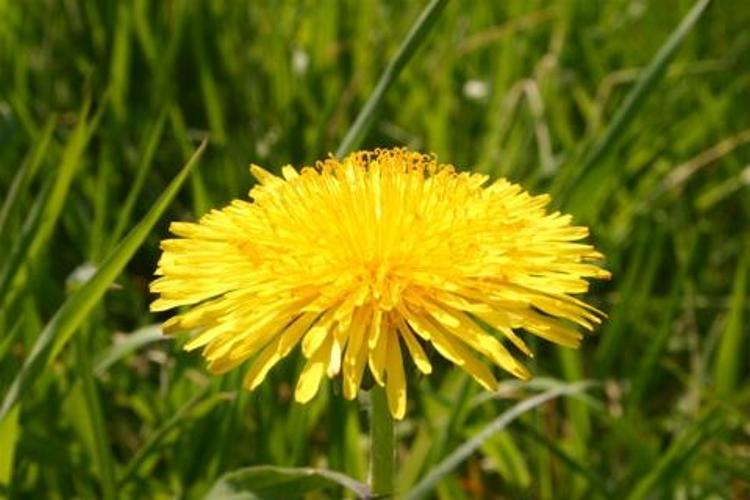
#> input picture 17_Categori_Flawors/data/bluebell/12.jpg, 750 x 500 px, given in place of 1.jpg, which was not available
$ jupyter execute --allow-errors 'Feature_Reduce_Train(Catboost).ipynb'   (older library calls are emulated)
#> lines starting #> are read from the running program, lines starting #| are printed output that depends on the picture; pictures that were not available may be replaced by others from this repository, and a replacement may not be noted
#> further down, image is the input picture: shape (500, 750, 3); mean B, G, R 14.5, 112.2, 106.1
#> `image = cv2.resize(image, (500, 500))`:
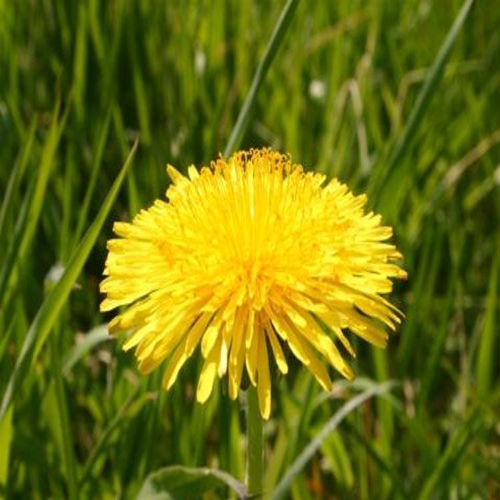
#> image: shape (500, 500, 3); mean B, G, R 14.6, 112.3, 106.3
#> `image_hsv = cv2.cvtColor(image, cv2.COLOR_BGR2HSV)`: image_hsv: shape (500, 500, 3); mean H, S, V 34.2, 227.8, 119
#> `histogram_features = hist.flatten()`: histogram_features = 512 values, max 0.595 at index 17, min 0 at index 3, mean 0.00651
#> `image_gray = cv2.cvtColor(image, cv2.COLOR_BGR2GRAY)`:
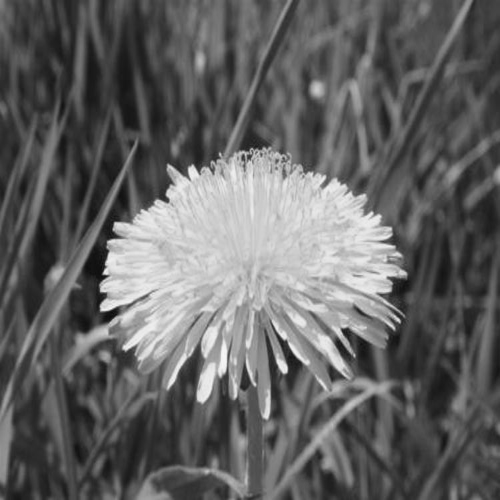
#> image_gray: shape (500, 500); min 10, max 247, mean 99.4
#> `hue_features = cv2.HuMoments(cv2.moments(image_gray)).flatten()`: hue_features = [0.00134, 4.43e-09, 1.08e-11, 2.42e-12, -2.69e-25, 3.19e-17, 1.23e-23]
[cell 1]
from sklearn.preprocessing import LabelEncoder, MinMaxScaler
import numpy as np
import pandas as pd
import cv2
import os
import h5py
import mahotas
import pickle

[cell 2]
labels = os.listdir('data/')
len(labels)

[cell 3]
x = [] ## For X
y = [] ## For Label
#> (the rest of this cell did not finish here and is left out)

$ run again, on 17_Categori_Flawors/data/buttercup/25.jpg
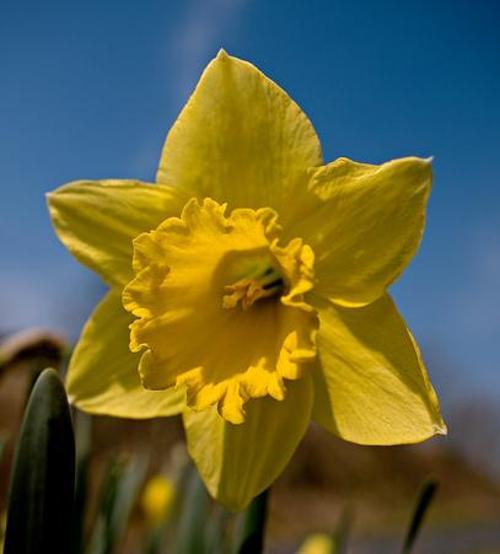
#> input picture 17_Categori_Flawors/data/buttercup/25.jpg, 500 x 554 px, given in place of 1.jpg, which was not available
#> image is the input picture: shape (554, 500, 3); mean B, G, R 64.6, 98.9, 96.6
#> `image = cv2.resize(image, (500, 500))`:
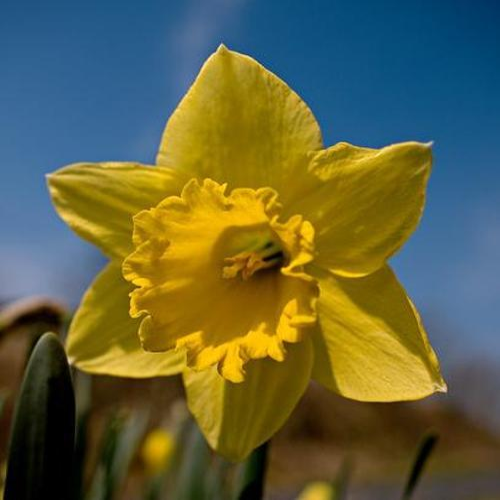
#> image: shape (500, 500, 3); mean B, G, R 64.6, 98.8, 96.5
#> image_hsv: shape (500, 500, 3); mean H, S, V 54.7, 194.4, 131.5
#> histogram_features = 512 values, max 0.496 at index 28, min 0 at index 3, mean 0.00906
#> `image_gray = cv2.cvtColor(image, cv2.COLOR_BGR2GRAY)`:
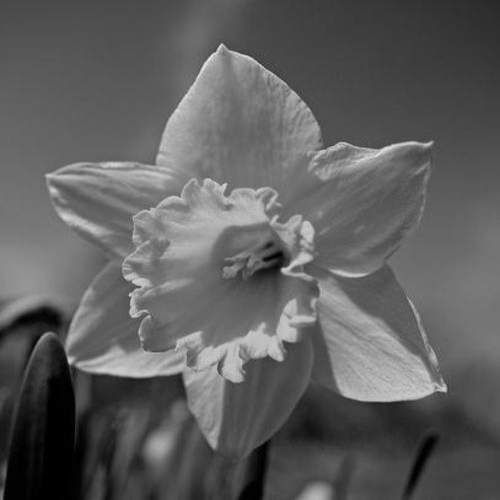
#> image_gray: shape (500, 500); min 0, max 235, mean 94.2
#> hue_features = [0.0015, 4.72e-08, 7.46e-12, 3.61e-12, -1.86e-23, 6.66e-16, -2.42e-24]

$ run again, on 17_Categori_Flawors/data/buttercup/29.jpg
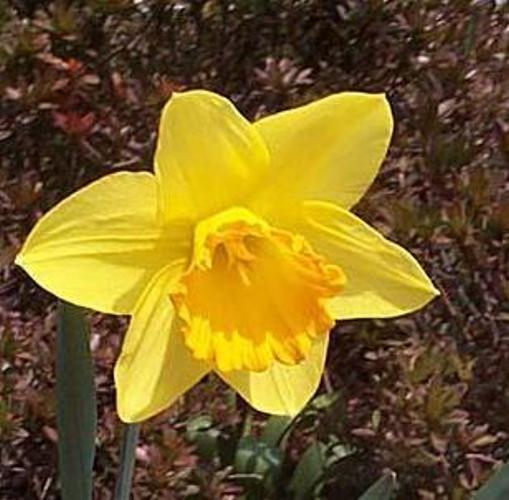
#> input picture 17_Categori_Flawors/data/buttercup/29.jpg, 509 x 500 px, given in place of 1.jpg, which was not available
#> image is the input picture: shape (500, 509, 3); mean B, G, R 37.3, 96.1, 120.3
#> image: shape (500, 500, 3)
#> image_hsv: shape (500, 500, 3); mean H, S, V 19.5, 160.5, 120.5
#> histogram_features = 512 values, max 0.611 at index 1, min 0 at index 4, mean 0.0078
#> `image_gray = cv2.cvtColor(image, cv2.COLOR_BGR2GRAY)`:
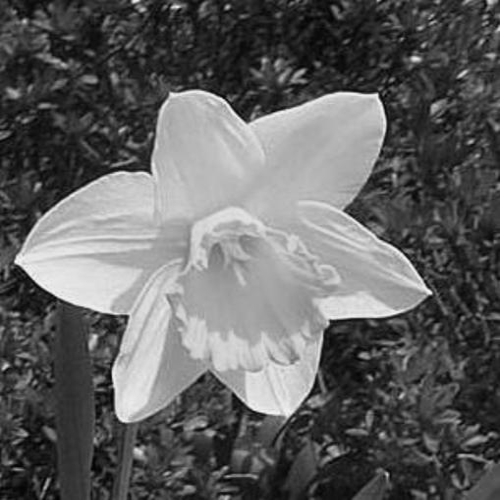
#> image_gray: shape (500, 500); min 2, max 248, mean 96.6
#> hue_features = [0.00124, 6.84e-09, 4.71e-12, 1.09e-11, -4.25e-23, 8.66e-16, -6.59e-23]

$ run again, on 17_Categori_Flawors/data/colts foot/10.jpg
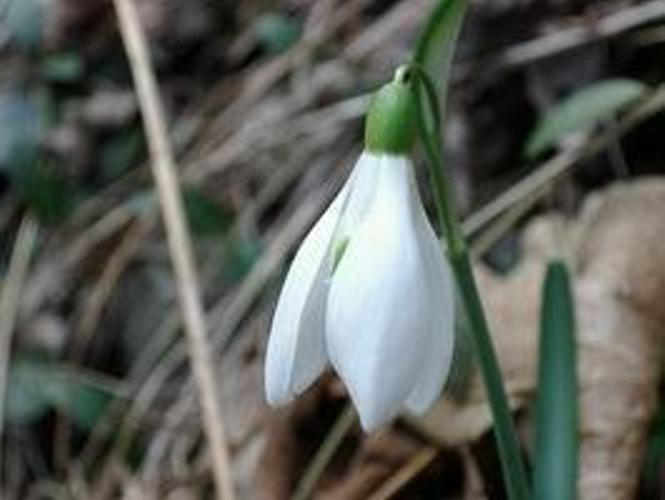
#> input picture 17_Categori_Flawors/data/colts foot/10.jpg, 665 x 500 px, given in place of 1.jpg, which was not available
#> image is the input picture: shape (500, 665, 3); mean B, G, R 89, 95.6, 92
#> `image = cv2.resize(image, (500, 500))`:
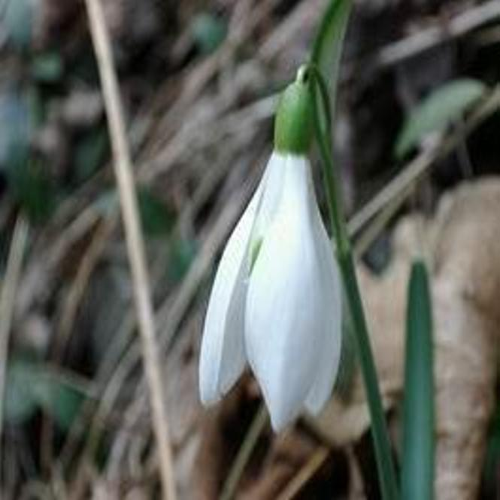
#> image: shape (500, 500, 3); mean B, G, R 89, 95.6, 92
#> image_hsv: shape (500, 500, 3); mean H, S, V 47.6, 49.6, 99.6
#> histogram_features = 512 values, max 0.501 at index 73, min 0 at index 2, mean 0.00765
#> `image_gray = cv2.cvtColor(image, cv2.COLOR_BGR2GRAY)`:
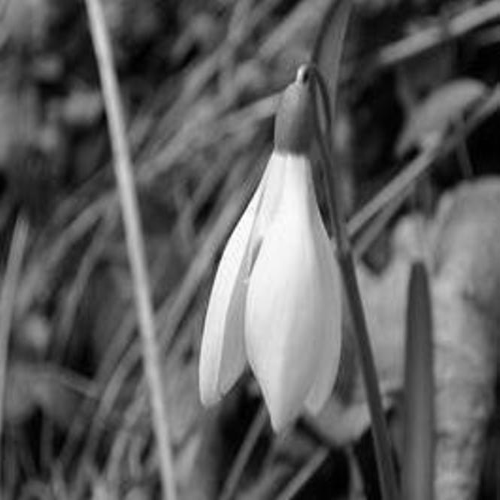
#> image_gray: shape (500, 500); min 0, max 255, mean 93.8
#> hue_features = [0.0015, 6.42e-09, 2.71e-11, 1.95e-11, 2.27e-22, 1.21e-15, 3.88e-22]
